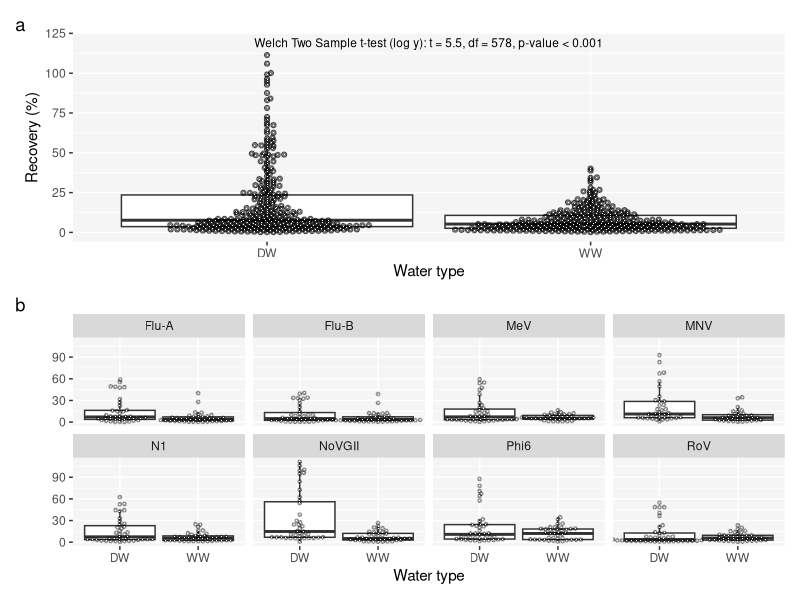
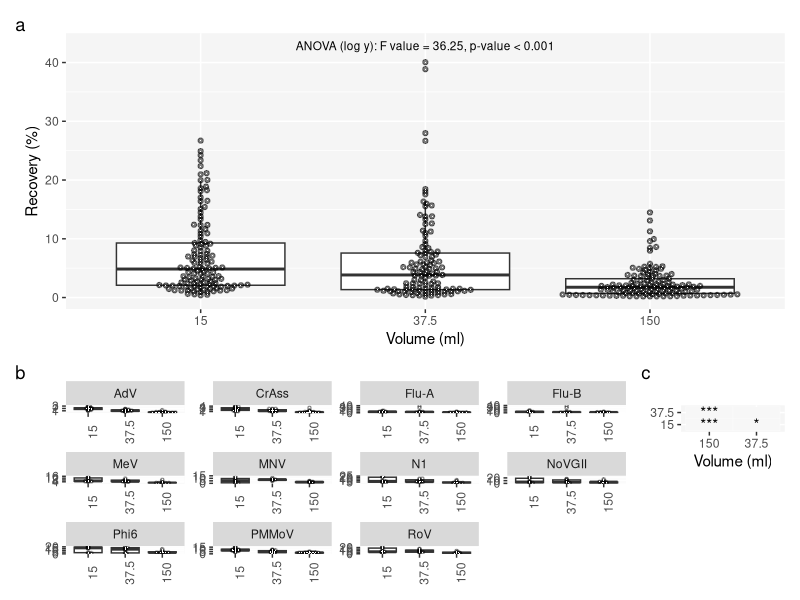

Write R code to recreate these figures, in order. (Note: this script raises an error after producing the figures.)
## ---- chunk 1
knitr::opts_chunk$set(echo = FALSE, warning = FALSE, message = FALSE, fig.height = 9, fig.width = 9)
## ---- chunk 2
library(tidyverse)
library(patchwork)
library(broom)
library(ggbeeswarm)

theme_set(theme_grey()+theme(panel.background = element_rect(fill = "grey96")))
## ---- chunk 3

#summarises mean, sd, se, ci for bar charts
mean_ci_summary <- function(data, groups, variable, log10 = FALSE){
  
  data <- data|>ungroup()
  
  for (i in 1:length(groups)) {
    
    data <- data|>
      group_by(.data[[ groups[i] ]], .add = TRUE)
    
  }
  
  if(log10 == TRUE){
    
    data|>
    mutate(varna = case_when(is.na(.data[[variable]]) | is.nan(.data[[variable]]) | is.infinite(.data[[variable]]) ~ as.integer(1),
                             TRUE ~ NA_integer_))|>
      summarise(mean = mean(log10(.data[[variable]]), na.rm = TRUE),
                sd = sd(log10(.data[[variable]]), na.rm = TRUE),
                n = n() - sum(varna, na.rm = TRUE))|>
      mutate(se = sd / sqrt(n),
             ci = se * qt(1 - 0.05 / 2, n-1))
    
  }else {
    
    data|>
      mutate(varna = case_when(is.na(.data[[variable]]) | is.nan(.data[[variable]]) | is.infinite(.data[[variable]]) ~ as.integer(1),
                             TRUE ~ NA_integer_))|>
      summarise(mean = mean(.data[[variable]], na.rm = TRUE),
                sd = sd(.data[[variable]], na.rm = TRUE),
                n = n()  - sum(varna, na.rm = TRUE))|>
      mutate(se = sd / sqrt(n),
             ci = se * qt(1 - 0.05 / 2, n-1))
    
  }
}

pvalue_fun <- function(p.value){
  if(is.na(p.value)){
    NA_character_
  }else if(p.value > 0.05){
    "> 0.05"
  }else if(p.value < 0.05 & p.value > 0.01){
    "< 0.05"
  }else if(p.value < 0.01 & p.value > 0.001){
    "< 0.01"
  }else if(p.value < 0.001){
    "< 0.001"
  }else {
    "something went wrong"
  }
}

pvalue_star <- function(p.value){
  if(is.na(p.value)){
    NA_character_
  }else if(p.value > 0.05){
    "."
  }else if(p.value < 0.05 & p.value > 0.01){
    "*"
  }else if(p.value < 0.01 & p.value > 0.001){
    "**"
  }else if(p.value < 0.001){
    "***"
  }else {
    "something went wrong"
  }
}

stat_paste_fun <- function(stat, log = FALSE){
  if(log != TRUE){
  paste0(str_remove_all(stat[["method"]][[1]], "\n\t"), ": ", 
         str_remove_all(names(stat[["statistic"]]), "Kruskal-Wallis "), " = ",
         round(stat[["statistic"]][[1]],1), ", ",
         if(length(stat[["parameter"]]) == 0)
         {""
         }else if(is.na(stat[["parameter"]])){
           ""
         }else if(length(stat[["parameter"]]) > 0){
           paste0("df = ", round(stat[["parameter"]], 0), ", ")
         } ,
         "p-value ",  pvalue_fun(stat[["p.value"]]))
  }else{
    paste0(str_remove_all(stat[["method"]][[1]], "\n\t"), " (log y): ", 
           str_remove_all(names(stat[["statistic"]]), "Kruskal-Wallis "), " = ",
           round(stat[["statistic"]][[1]],1), ", ",
           if(length(stat[["parameter"]]) == 0)
           {""
           }else if(is.na(stat[["parameter"]])){
             ""
           }else if(length(stat[["parameter"]]) > 0){
             paste0("df = ", round(stat[["parameter"]], 0), ", ")
           } ,
           "p-value ",  pvalue_fun(stat[["p.value"]]))
  }
}

paste_anova_fun <- function(anova, log = FALSE){
  
  if(log != TRUE){
  paste0("ANOVA: ", "F value = ", round((anova$`F value`)[1], 2), ", ", "p-value ", pvalue_fun(anova$`Pr(>F)`[1]))
  }else {
    paste0("ANOVA (log y): ", "F value = ", round((anova$`F value`)[1], 2), ", ", "p-value ", pvalue_fun(anova$`Pr(>F)`[1])) 
  }
}

lmR2adj <- function(lm){
  
  R2 <- 1-((sum(residuals(lm)^2))/
             (sum((lm$model[[1]] - mean(lm$model[[1]]))^2)))
  
  1- ((1 - R2) * (length(lm$model[[1]] ) - 1)/
                 (length(lm$model[[1]] ) - length(lm$coefficients) - 1))
}

lmR2 <- function(lm){
  
  1-((sum(residuals(lm)^2))/
             (sum((lm$model[[1]] - mean(lm$model[[1]]))^2)))
}

glmR2 <- function(glm, adj = FALSE){
  
  residuals <- glm[["y"]] - glm[["fitted.values"]]
  
  R2 <- 1-((sum(residuals^2))/
             (sum((glm$model[[1]] - mean(glm$model[[1]]))^2)))
  
  if(adj != TRUE){
    
  return(R2)
    
  }else {
    
    1- ((1 - R2) * (length(glm$model[[1]] ) - 1)/
                 (length(glm$model[[1]] ) - length(glm$coefficients) - 1))
  }
}



pairwise_diff_comps <- function(pairwise_pv_matrix){
  
  pairwise_diff <- as_tibble(pairwise_pv_matrix, rownames = "vars")|>
  pivot_longer(2:last_col(), names_to = "var.y", values_to = "p.value")|>
  na.omit()|>
  filter(p.value < 0.05)|>
  select(1,2)|>
  unite("comp", c(1,2), sep = " ~ ")
  
  comp_diffs <- ""
  
  for (i in 1:nrow(pairwise_diff)) {
    
    if(i == nrow(pairwise_diff)){
      comp_diffs <- paste0(c(comp_diffs, pairwise_diff[[i,1]]), collapse = ", and ")
    }else if(i != 1){
      comp_diffs <- paste0(c(comp_diffs, pairwise_diff[[i,1]]), collapse = ", ")
    }else{
      comp_diffs <- pairwise_diff[[i,1]]
    }
    
  }
  
  return(comp_diffs)
}

plot_assumptions <- function(model, obs, bins = 30){
        #create tibble for use in ggplot of model assumptions
        df <- tibble(
                observations = obs,
                fitted = fitted(model),
                residuals = resid(model),
                standardised_residuals = sqrt(resid(model)^2),
                RMSresiduals = sqrt(mean(resid(model)^2)))
        
        
        a <- ggplot(df, aes(fitted, residuals))+
                geom_point()+
                geom_abline(aes(slope = 0, intercept = 0))
                #labs(title = "Heteroscedasticity", subtitle = "Check trends not captured by model")
        
        b <- ggplot(df, aes(residuals))+
                geom_histogram(bins = bins)
        
        c <- ggplot(df, aes(sample = residuals))+
                geom_qq()+
                geom_qq_line()#+
                #labs(title = "Quantile-quantile plot", subtitle = "check normality of residuals")
        
        d <- ggplot(df, aes(observations, fitted))+
                geom_point()+
                geom_abline()#+
                #labs(subtitle = "Check accuracy of model across whole dataset")
        
        plot <- a+b+c+d+plot_layout(ncol = 2, nrow = 2)+plot_annotation(tag_levels = "a")
        return(plot)
} 

## ---- chunk 4

data <- read_csv("Spiking_data.csv")

virus_char <- read_csv("virus_characteristics.csv")|>
  pivot_longer(2:12, names_to = "virus", values_to = "value")|>
  pivot_wider(names_from = "...1", values_from = "value")|>
  mutate(virus = str_replace_all(virus, c("SARS" = "N1")))

clean <- data|>
  select(-Sample_code)|>
  rename("method" = Method, "spike" = Spike,
         "water_type" = Water_type,
         "volume" = Volume, "replicate" = Replicate)|>
  pivot_longer(cols = contains("rec"), names_to = "virus", values_to = "rec")|>
  mutate(virus = str_remove_all(virus, "_Rec%| Rec%"))|>
  mutate(rec = case_when((spike == "U" & virus %in% c("N1", "Phi6", "NoVGII") )~ NA_real_,
                         spike == "S" & water_type == "DW" & virus %in% c("AdV", "PMMoV", "CrAss") ~ NA_real_,
                         TRUE ~ rec))|>
  filter(!method %in% c("Pellet", "Pellet_BE"))|>
  left_join(virus_char, by = "virus")|>
  mutate(rec = case_when(round(rec,2) <= 0 ~ NA_real_,
                         TRUE ~ round(rec,2)),
         shape = factor(shape),
         water_type = factor(water_type),
         enveloped = factor(enveloped),
         size_nm = as.double(size_nm),
         method = factor(method),
         genome = factor(genome),
         samples_spiked = str_replace_all(samples_spiked, c("yes" = "S",
                                                            "no" = "U")))|>
  na.omit()


pellet <- data|>
  select(-Sample_code)|>
  rename("method" = Method, "spike" = Spike,
         "water_type" = Water_type,
         "volume" = Volume, "replicate" = Replicate)|>
  pivot_longer(cols = contains("rec"), names_to = "virus", values_to = "rec")|>
  mutate(virus = str_remove_all(virus, "_Rec%| Rec%"))|>
  mutate(rec = case_when((spike == "U" & virus %in% c("N1", "Phi6", "NoVGII") )~ NA_real_,
                         spike == "S" & water_type == "DW" & virus %in% c("AdV", "PMMoV", "CrAss") ~ NA_real_,
                         TRUE ~ rec))|>
  filter(method %in% c("Pellet", "Pellet_BE", "PEG", "BE-PEG"))|>
  left_join(virus_char, by = "virus")|>
  mutate(rec = case_when(round(rec,2) <= 0 ~ NA_real_,
                         TRUE ~ round(rec,2)),
         shape = factor(shape),
         water_type = factor(water_type),
         enveloped = factor(enveloped),
         size_nm = as.double(size_nm),
         method = factor(method))|>
  na.omit()|>
  mutate(BE = case_when(str_detect(method, "BE") ~ "Beef extract",
                        TRUE ~ "No beef extract"))

## ---- chunk 5

notes <- (tibble(estimate.x = "p-value: < 0.001 [***]; < 0.01 [**]; < 0.05 [*]; > 0.05 [.]"))
## ---- chunk 6
ww_all <- clean|>
  filter(water_type == "WW")|>
  mutate(volume = fct_reorder(.f = factor(paste0(volume, "ml WW")), .x = volume, .fun = median),
         shape1 = case_when(method == "Amicon" & volume == "20ml" ~ as.integer(32),
                            virus %in% c("AdV", "PMMoV", "CrAss") ~ as.integer(32),
                            TRUE ~ as.integer(16)),
         shape2 = case_when(method == "Amicon" & volume == "20ml" ~ as.integer(16),
                            TRUE ~ as.integer(32)),
         shape3 = case_when(virus %in% c("AdV", "PMMoV", "CrAss") & volume != "20ml" ~ as.integer(16),
                            TRUE ~ as.integer(32)))|>
  ggplot(aes(y = rec, x =method))+
  geom_beeswarm(aes(shape = shape1), priority = "ascending", cex = 4, show.legend = F)+
  geom_beeswarm(aes(shape = shape2), priority = "ascending", cex = 12, show.legend = F)+
  geom_beeswarm(aes(shape = shape3), priority = "ascending", cex = 6, show.legend = F)+
  geom_beeswarm(aes(shape = shape1), priority = "ascending", cex = 4, show.legend = F, size = 0.1, colour = "white")+
  geom_beeswarm(aes(shape = shape2), priority = "ascending", cex = 12, show.legend = F, size = 0.1, colour = "white")+
  geom_beeswarm(aes(shape = shape3), priority = "ascending", cex = 6, show.legend = F, size = 0.1, colour = "white")+
  scale_shape_identity()+
  scale_y_continuous(sec.axis = sec_axis( trans=~.*1, name="Virus", labels = NULL, breaks = NULL))+
  facet_grid(samples_spiked + virus~ volume, scale = "free", space = "free_x")+
  labs(x = "Concentration method", y = "Recovery (%)")

dw_all <- clean|>
  filter(water_type == "DW")|>
  mutate(volume = fct_reorder(.f = factor(paste0(volume, "ml DW")), .x = volume, .fun = median),
         shape1 = case_when(method == "Amicon" & volume == "20ml" ~ as.integer(32),
                            virus %in% c("AdV", "PMMoV", "CrAss") ~ as.integer(32),
                            TRUE ~ as.integer(16)),
         shape2 = case_when(method == "Amicon" & volume == "20ml" ~ as.integer(16),
                            TRUE ~ as.integer(32)),
         shape3 = case_when(virus %in% c("AdV", "PMMoV", "CrAss") & volume != "20ml" ~ as.integer(16),
                            TRUE ~ as.integer(32)))|>
  ggplot(aes(y = rec, x =method))+
  geom_beeswarm(aes(shape = shape1), priority = "ascending", cex = 4, show.legend = F)+
  geom_beeswarm(aes(shape = shape2), priority = "ascending", cex = 12, show.legend = F)+
  geom_beeswarm(aes(shape = shape3), priority = "ascending", cex = 6, show.legend = F)+
  geom_beeswarm(aes(shape = shape1), priority = "ascending", cex = 4, show.legend = F, size = 0.1, colour = "white")+
  geom_beeswarm(aes(shape = shape2), priority = "ascending", cex = 12, show.legend = F, size = 0.1, colour = "white")+
  geom_beeswarm(aes(shape = shape3), priority = "ascending", cex = 6, show.legend = F, size = 0.1, colour = "white")+
  scale_shape_identity()+
  scale_y_continuous(sec.axis = sec_axis( trans=~.*1, name="Virus", labels = NULL, breaks = NULL))+
  facet_grid(samples_spiked + virus~ volume, scale = "free", space = "free_x")+
  labs(x = "Concentration method", y = "Recovery (%)")

WWDW_all <- (ww_all + theme(axis.title.x = element_blank())) / dw_all + plot_layout(heights = c(1.1, 0.8))
## ---- chunk 7
glm <- glm(rec ~ volume + method + water_type, data = clean, family = Gamma(link = "log"))
#glm2 <- glm(rec ~ volume + method + water_type + enveloped, data = clean, family = Gamma(link = "log"))

lm_table <- tidy(glm)|>
  na.omit()|>
  mutate(term = str_replace_all(term, c("[(]Intercept[)]" = "Intercept",
                                        "volume" = "Volume",
                                        "methodAS" = "Method: AS",
                                        "methodBE-PEG" = "Method: BE-PEG",
                                        "methodIP" = "Method: IP",
                                        "methodPEG" = "Method: PEG",
                                        "size_nm" = "Virus genome size (nm)",
                                        "water_typeWW" = "Water type: WW",
                                        "shapespherical:" = "Virus shape-genome: spherical-",
                                        "shapehelical:" = "Virus shape-genome: helical-",
                                        "shapeicosahedral:" = "Virus shape-genome: icosahedral-",
                                        "shapeHead-tail:" = "Virus shape-genome: Head-tail-",
                                        "envelopedyes" = "Enveloped: TRUE",
                                        "genomeRNA" = "RNA",
                                        "genomeDNA" = "DNA")),
         across(2:4, ~round(.x, 3)))|>
  rowwise()|>
  mutate(p.value = pvalue_star(p.value))|>
  unite(col = "estimate", c("estimate", "std.error"), sep = " (")|>
  unite(col = "estimate", c(2,4), sep = ") ")|>
  select(-statistic)

aicr2 <- tibble(
  term = c("AIC", "R-squared", "Adj. R-squared"), 
  estimate = c(AIC(glm), glmR2(glm), glmR2(glm, adj = TRUE)),
  #estimate.y = c(AIC(glm2), glmR2(glm2), glmR2(glm2, adj = TRUE))
)|>
  mutate(across(contains("estimate"), ~as.character(round(.x, 3))))



lm_table_fin <- lm_table|>
  #left_join(lm_table2, by = "term")|>
  bind_rows(tibble(term = ""))|>
  bind_rows(aicr2)|>
  mutate(across(everything(), ~replace_na(.x, "")))

knitr::kable(lm_table_fin, col.names = c("Variables", "Model estimates"))

## ---- chunk 8
wt_comp <- clean|>
  filter(spike == "S" & samples_spiked == "S")

wt_comp_t.t <- tibble(label = stat_paste_fun(t.test(log(rec) ~ water_type, data = wt_comp), log = TRUE),
       row = 1)

f <- var.test(log(rec) ~ water_type, data = wt_comp)

Figure1 <- (wt_comp|>
  mutate(row = row_number())|>
  left_join(wt_comp_t.t, by = "row")|>
  ggplot(aes(water_type, rec))+
  geom_boxplot(width = 2, outlier.alpha = 0)+
  geom_beeswarm(alpha = 0.5)+
    geom_beeswarm(shape = ".", colour = "white")+
  geom_text(aes(x = 1.5, y = max(rec) + (0.07 * (max(rec) - min(rec))),
                label = label), size = 3)+
  labs(x = "Water type",
       y = "Recovery (%)")) +
  
  (wt_comp|>
  ggplot(aes(water_type, rec))+
  geom_boxplot(width = 2, outlier.alpha = 0)+
  geom_beeswarm(alpha = 0.3, cex = 3, size = 1)+
    geom_beeswarm(cex = 3, shape = ".", colour = "white")+
  facet_wrap(~virus, ncol = 4)+
  labs(x = "Water type",
       y = "Recovery (%)") +
  theme(axis.title.y = element_blank())) +
  
  plot_layout(widths = c(1.3, 0.7), nrow = 2, ncol = 1) +
    plot_annotation(tag_levels = "a")
  
## ---- chunk 9
Figure1
## ---- chunk 10
clean_ww <- clean|>
  filter(water_type == "WW")

vol_ww <- clean_ww|>
  filter(!method %in% c("Amicon", "IP"))

glm_ww <- glm(rec ~ volume, data = vol_ww, family = Gamma(link = "log"))
lm_ww <- lm(log(rec) ~ as.factor(volume), data = vol_ww)

vol_comp_aov <- tibble(label = paste_anova_fun(anova = anova(lm_ww), log = TRUE),
                       row = 1)

f <- var.test(log(rec) ~ as.factor(volume), data = filter(vol_ww, volume != 150))
f <- var.test(log(rec) ~ as.factor(volume), data = filter(vol_ww, volume != 15))
f <- var.test(log(rec) ~ as.factor(volume), data = filter(vol_ww, volume != 37.5))

pairwise.vol.ttest <- pairwise.t.test(log(vol_ww$rec), as.factor(vol_ww$volume))[["p.value"]]|>
  as_tibble(rownames = "volx")|>
  pivot_longer(2:3, names_to = "voly", values_to = "p.v")

fig2a <- vol_ww|>
  mutate(volume = fct_reorder(factor(volume), volume),
         row = row_number())|>
  left_join(vol_comp_aov, by = "row")|>
  ggplot(aes(volume, rec))+
  geom_boxplot(outlier.alpha = 0)+
  geom_beeswarm(alpha = 0.5)+
  geom_beeswarm(shape = ".", colour = "white")+
  geom_text(aes(x = 2, y = max(rec) + (0.07 * (max(rec) - min(rec))),
                label = label), size = 3)+
  labs(x = "Volume (ml)",
       y = "Recovery (%)")
  
fig2b <- vol_ww|>
  mutate(volume = fct_reorder(factor(volume), volume))|>
  ggplot(aes(volume, rec))+
  geom_boxplot(outlier.alpha = 0)+
  geom_beeswarm(alpha = 0.3, cex = 3, size = 1)+
  geom_beeswarm(shape = ".", cex = 3, colour = "white")+
  facet_wrap(~virus, scales = "free")+
  labs(x = "Volume (ml)",
       y = "Recovery (%)")+
  theme(axis.title = element_blank(),
        axis.text.x = element_text(angle = 90)) 

fig2c <- pairwise.vol.ttest|>
  rowwise()|>
  mutate(p.v = pvalue_star(p.v))|>
  ggplot(aes(volx, voly))+
  geom_tile(fill = "grey97", colour = "white")+
  geom_text(aes(label = p.v))+
  labs(x = "Volume (ml)")+
  theme(axis.title.y = element_blank())

fig2 <- fig2a/ ((fig2b + (fig2c/plot_spacer()/plot_spacer())) +
  plot_layout(widths =  c(1.35, 0.25))) + plot_layout( heights = c(1.3, 0.7)) + plot_annotation(tag_levels = "a")

## ---- chunk 11
fig2
## ---- chunk 12

clean_ww_15 <- clean_ww|>
  filter(volume == 15)

lm_meth <- lm(log(rec) ~ method, data = clean_ww_15)

f <- var.test(log(rec) ~ method, data = filter(clean_ww_15, method %in% c("BE-PEG", "Amicon")))
f2 <- var.test(log(rec) ~ method, data = filter(clean_ww_15, method %in% c("AS", "Amicon")))
f3 <- var.test(log(rec) ~ method, data = filter(clean_ww_15, method %in% c("IP", "Amicon")))
f4 <- var.test(log(rec) ~ method, data = filter(clean_ww_15, method %in% c("PEG", "Amicon")))


meth_comp_aov <- tibble(label = stat_paste_fun(oneway.test(log(rec) ~ method, data = clean_ww_15), log = TRUE)[1],
                       row = 1)

meth_pairwise.t.test <- pairwise.t.test(log(clean_ww_15$rec), as.factor(clean_ww_15$method), pool.sd = FALSE)[["p.value"]]|>
  as_tibble(rownames = "varx")|>
  pivot_longer(2:5, names_to = "vary", values_to = "p.v")

fig3a <- clean_ww_15|>
  mutate(method = fct_reorder(method, rec),
         row = row_number())|>
  left_join(meth_comp_aov, by = "row")|>
  ggplot(aes(method, rec))+
  geom_boxplot(outlier.alpha = 0)+
  geom_beeswarm(alpha = 0.5)+
  geom_beeswarm(shape = ".", colour = "white")+
  geom_text(aes(x = 3, y = max(rec) + (0.07 * (max(rec) - min(rec))),
                label = label), size = 3)+
  labs(x = "Concentration method",
       y = "Recovery (%)") 
  
fig3b <- clean_ww_15|>
  mutate(method = fct_reorder(str_replace_all(method, c("Amicon" = "Ami",
                                                        "BE-PEG" = "BE-P")), rec))|>
  ggplot(aes(method, rec))+
  geom_boxplot(outlier.alpha = 0)+
  geom_beeswarm(alpha = 0.3, cex = 3, size = 1)+
  geom_beeswarm(shape = ".", cex = 3, colour = "white")+
  facet_wrap(~virus, scale = "free")+
  labs(x = "Concentration method",
       y = "Recovery (%)") 
  
fig3c <- meth_pairwise.t.test|>
  rowwise()|>
  mutate(p.v = pvalue_star(p.v),
         varx = str_replace_all(varx, c("Amicon" = "Ami",
                                          "BE-PEG" = "BE-P")),
         vary = str_replace_all(vary, c("Amicon" = "Ami",
                                          "BE-PEG" = "BE-P")))|>
  ggplot(aes(varx, vary))+
  geom_tile(fill = "grey97", colour = "white")+
  geom_text(aes(label = p.v))+
  xlab("Method")+
  theme(axis.title.y = element_blank())

fig3 <- fig3a / (fig3b + (fig3c/ plot_spacer()) + plot_layout(widths = c(1.35, 0.25))) + plot_layout(heights = c(1.3, 0.7), nrow = 2, ncol = 1) + plot_annotation(tag_levels = "a")
  

## ---- chunk 13
fig3
## ---- chunk 14
facets <- pellet|>ungroup()|>count(BE)|>pull(BE)
t.test.pellet <- tibble(BE = facets, label = NA_character_, row = 2)
for (i in 1:length(facets)) {
  
  t.test.pellet[i,2] <- stat_paste_fun(t.test(log10(rec) ~ method, data = (pellet|>filter(BE == facets[i])) ), log = TRUE)
  
}



fig4 <- pellet|>
  group_by(BE)|>
  mutate(row = row_number(),
         max = max(rec),
         min = min(rec),
         method = str_replace_all(method, "Pellet_BE", "BE-Pellet"))|>
  left_join(t.test.pellet, by = c("BE", "row"))|>
  ggplot(aes(method, rec))+
  geom_boxplot(outlier.alpha = 0)+
  geom_beeswarm(alpha = 0.5)+
  geom_beeswarm(shape = ".", colour = "white")+
  geom_text(aes(x = 1.5, y = max + (0.07 * (max - min)),
                label = label), size = 3)+
  facet_wrap(~BE, scales = "free")+
  labs(x = "Concentration method",
       y = "Recovery (%)") +
  theme(axis.title.x = element_blank())+ 
  
  pellet|>
  mutate(method = str_remove_all(method, "BE-|_BE"))|>
  ggplot(aes(method, rec))+
  geom_boxplot(outlier.alpha = 0)+
  geom_beeswarm(alpha = 0.3, cex = 3, size = 1)+
  geom_beeswarm(shape = ".", cex = 3, colour = "white")+
  facet_grid(BE~virus, scales = "free")+
  labs(x = "Concentration method",
       y = "Recovery (%)")+
  theme(axis.text.x = element_text(angle = 90)) +
  
  plot_layout(nrow = 2, heights = c(1.3,0.7)) + plot_annotation(tag_level = "a")


## ---- chunk 15
fig4
## ---- chunk 16
WWDW_all
## ---- chunk 17
plot_assumptions(glm, glm[["y"]])

## ---- chunk 18
wt_comp|>
  ggplot(aes(sample = log(rec)))+
  geom_qq()+
  geom_qq_line()+
  facet_wrap(~water_type)+
  labs(y = "log recovery",
       x = "theoretical")
## ---- chunk 19
vol_ww|>
  mutate(volume = fct_reorder(paste0(volume, "ml"), volume))|>
  ggplot(aes(sample = log(rec)))+
  geom_qq()+
  geom_qq_line()+
  facet_wrap(~volume)+
  labs(y = "log recovery",
       x = "theoretical")
## ---- chunk 20
clean_ww_15|>
  ggplot(aes(sample = log(rec)))+
  geom_qq()+
  geom_qq_line()+
  facet_wrap(~method)+
  labs(y = "log recovery",
       x = "theoretical")
## ---- chunk 21
pellet|>
  ggplot(aes(sample = log(rec)))+
  geom_qq()+
  geom_qq_line()+
  facet_wrap(~method)+
  labs(y = "log recovery",
       x = "theoretical")
